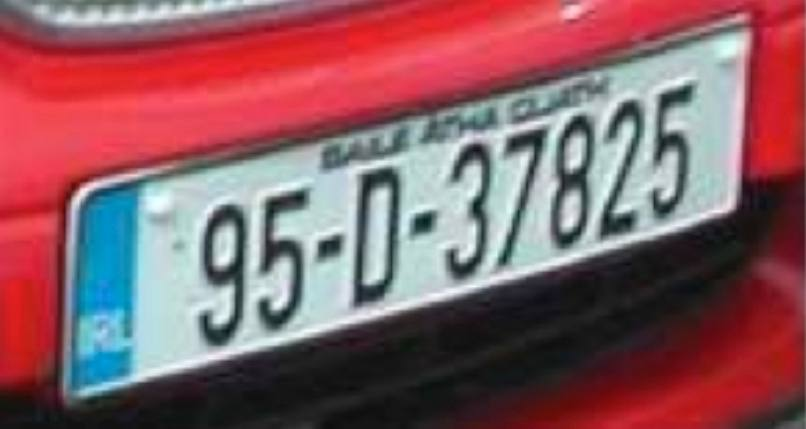
#> input picture Lab4/geometric.jpg, 806 x 429 px
$ python Lab42.py
#> lines starting #> are read from the running program, lines starting #| are printed output that depends on the picture
import cv2
import numpy as np

img = cv2.imread(r"./geometric.jpg")
#> img is the input picture: shape (429, 806, 3); mean B, G, R 99.9, 93.5, 137.9

width, height = 750, 350

# pixel points of 3 corners
pts1 = np.float32([[67,186],[755,10],[61,411]])
pts2 = np.float32([[0,0],[width,0],[0,height]])

matrix = cv2.getAffineTransform(pts1,pts2)
result = cv2.warpAffine(img,matrix,(width,height))
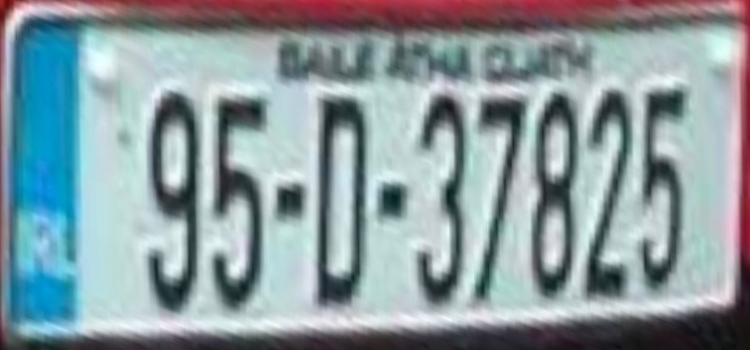
#> result: shape (350, 750, 3); mean B, G, R 159.8, 154.9, 137.9

cv2.imshow("img", img)
cv2.imshow("result", result)

cv2.waitKey(0)
cv2.destroyAllWindows()
